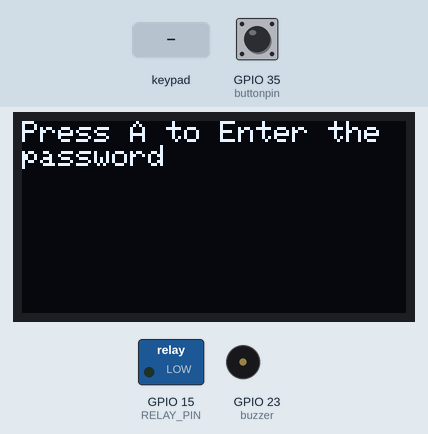
A sketch run on a simulated ESP32. Shown: 128×64 one-colour display, switched loads named in the sketch (green lamp = pin HIGH), buzzer (waves = sounding, pin HIGH). The test bench sets the inputs (shaded band); at power-on: GPIO 35 (buttonpin) LOW. Nothing arrives over Bluetooth unless stated.

Above: at 2.0 s.
2.1 s: keypad keys 0 1 5 6 C A B # pressed 0.4 s apart
At 6.2 s:
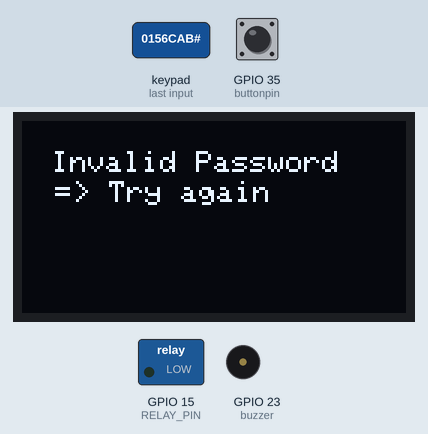
6.8 s: key '#' pressed
At 8.5 s:
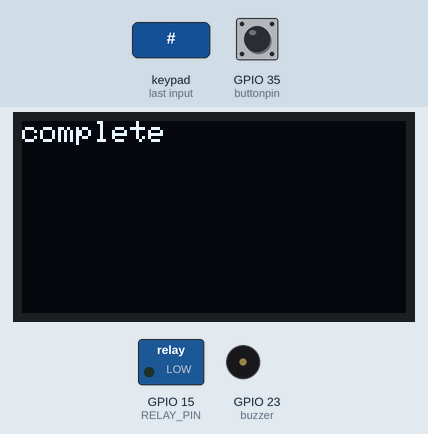
8.8 s: keypad keys 1 3 9 7 2 2 2 * pressed 0.4 s apart
At 13.0 s:
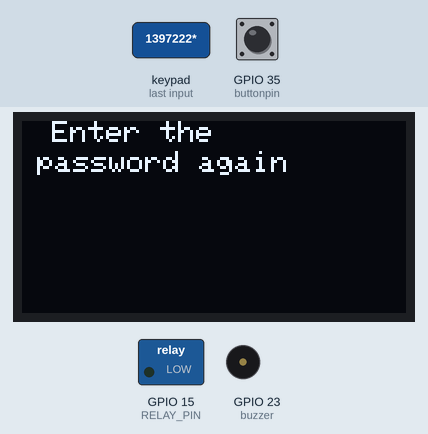
13.5 s: keypad keys 5 6 4 2 C D # pressed 0.4 s apart
At 17.6 s:
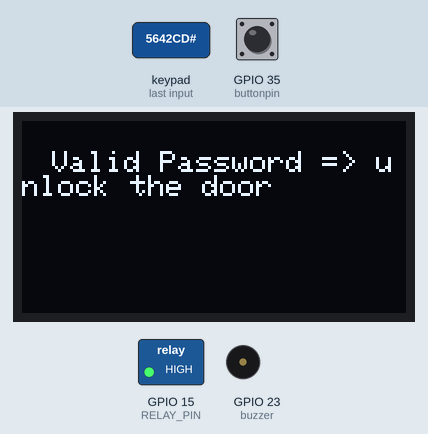
18.0 s: key '1' pressed
At 20.8 s:
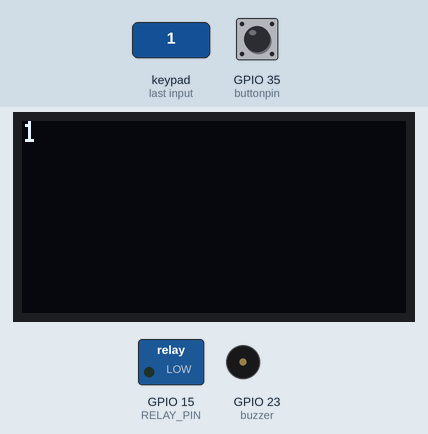
21.0 s: key 'A' pressed
At 22.0 s:
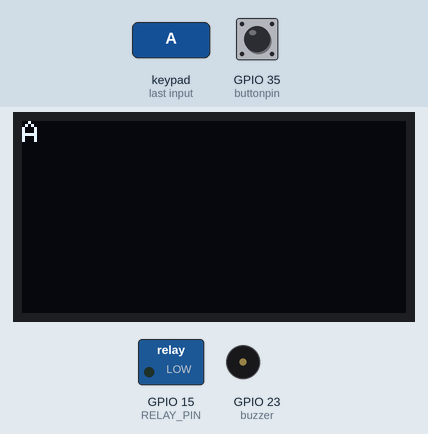
Timing chart, 0 to 23.5 s (numbered marks = the images above; inputs shaded):
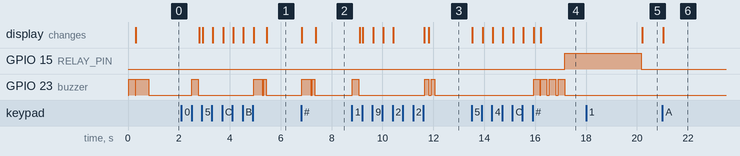

The sketch:

Rough_04_BT.ino
```cpp
#include "pass.h"


int buttonpin = 35;
int buttonstate = 0;
char keyevent;
char firstevent = '1';
void setup() {
  pinMode(buttonpin , INPUT);
  screen();
  setup_p();
  digitalWrite(buzzer , HIGH);   //
  delay(500);                    // long beep  (initiate)
  digitalWrite(buzzer, LOW);     //


  }


void loop() {
  // put your main code here, to run repeatedly:
  buttonstate = digitalRead(buttonpin);
  keyevent = keypad.getKey();
  if (keyevent == firstevent){
    setup_p();
    loop_p();
    display.clearDisplay();
    display.setCursor(0, 0);
    display.println("complete");
    display.display();

  }
  else if (buttonstate == HIGH){
    digitalWrite(buzzer , HIGH);   //
    delay(100);                    // short beep
    digitalWrite(buzzer, LOW);     //
    digitalWrite(RELAY_PIN, HIGH);  // unlock the door for 20 seconds
    delay(3000);
    digitalWrite(RELAY_PIN, LOW); // lock the door
  }
  else {
    loop_b();
  }


}
```

pass.h
```cpp
/*
   This ESP32 code is created by esp32io.com

   This ESP32 code is released in the public domain

   For more detail (instruction and wiring diagram), visit https://esp32io.com/tutorials/esp32-door-lock-system-using-password
*/

#include <Keypad.h>
#include "BluetoothSerial.h"

BluetoothSerial SerialBT;
String Data;


#include <Wire.h>
#include <Adafruit_SSD1306.h>

#define SCREEN_WIDTH 128 // OLED display width, in pixels
#define SCREEN_HEIGHT 64 // OLED display height, in pixels

#define I2C_SDA 2
#define I2C_SCL 4


// Declaration for an SSD1306 display connected to I2C (SDA, SCL pins)
#define OLED_RESET     4 // Reset pin # (or -1 if sharing Arduino reset pin)
Adafruit_SSD1306 display(SCREEN_WIDTH, SCREEN_HEIGHT, &Wire, OLED_RESET);


bool pcomplete = false;
#define buzzer 23 //buzzer pin

int RELAY_PIN = 15 ;// ESP32 pin GIOP14 connected to the IN pin of relay
#define ROW_NUM     4  // four rows
#define COLUMN_NUM  4  // four columns

char keys[ROW_NUM][COLUMN_NUM] = {
  {'1', '2', '3', 'A'},
  {'4', '5', '6', 'B'},
  {'7', '8', '9', 'C'},
  {'*', '0', '#', 'D'}
};

byte pin_rows[ROW_NUM] = {13, 12, 14, 27}; // GIOP19, GIOP18, GIOP5, GIOP17 connect to the row pins
byte pin_column[COLUMN_NUM] = {26, 25, 33, 32}; // GIOP16, GIOP4, GIOP0, GIOP2 connect to the column pins

Keypad keypad = Keypad( makeKeymap(keys), pin_rows, pin_column, ROW_NUM, COLUMN_NUM );

const String password_1 = "0156CAB"; // change your password here
const String password_2 = "5642CD";  // change your password here
const String password_3 = "545423";  // change your password here
String input_password;

void setup_p() {
  Serial.begin(9600);
  SerialBT.begin("ESP32-Bluetooth");
  input_password.reserve(32); // maximum input characters is 32
  pinMode(RELAY_PIN, OUTPUT);
  pinMode(buzzer, OUTPUT);
  digitalWrite(RELAY_PIN, LOW); // lock the door
  digitalWrite(buzzer , HIGH);   //
  delay(250);                    // short beep  (keyevent)
  digitalWrite(buzzer, LOW);     //
  display.clearDisplay();
  display.setCursor(0, 0);
  display.println("Press A to Enter the password");
  display.display();
}

void screen() {
  // put your setup code here, to run once:

  Wire.begin(I2C_SDA, I2C_SCL);

  // SSD1306_SWITCHCAPVCC = generate display voltage from 3.3V internally
  if (!display.begin(SSD1306_SWITCHCAPVCC, 0x3C)) { // Address 0x3D for 128x64
    Serial.println(F("SSD1306 allocation failed"));
    for (;;); // Don't proceed, loop forever
  }
  display.setTextSize(1);
  display.setTextColor(WHITE);

}


bool pass() {


  char key = keypad.getKey();
  pcomplete = false;

  if (key) {
    display.clearDisplay();
    display.setCursor(0, 0);
    display.println(key);
    display.display();

    if (key == '*') {
      input_password = ""; // reset the input password
      display.clearDisplay();
      display.setCursor(10,0);
      display.println("Enter the ");
      display.setCursor(5,10);
      display.println("password again");
      display.display();
      digitalWrite(buzzer, HIGH);
      delay(150);
      digitalWrite(buzzer, LOW);
      delay(100);
      digitalWrite(buzzer, HIGH);
      delay(150);
      digitalWrite(buzzer, LOW);

    } else if (key == '#') {
      digitalWrite(buzzer , HIGH);
      delay(250);
      digitalWrite(buzzer, LOW);
      if (input_password == password_1 || input_password == password_2 || input_password == password_3) {
        display.clearDisplay();
        display.setCursor(10, 10);
        display.println("Valid Password => unlock the door");
        display.display();
        digitalWrite(buzzer, HIGH);//
        delay(250);                //
        digitalWrite(buzzer, LOW); //
        delay(100);                //
        digitalWrite(buzzer, HIGH);//
        delay(250);                //
        digitalWrite(buzzer, LOW); //
        delay(100);                //
        digitalWrite(buzzer, HIGH);//
        delay(250);                //
        digitalWrite(buzzer, LOW); //
        digitalWrite(RELAY_PIN, HIGH);  // unlock the door for 20 seconds
        delay(3000);
        digitalWrite(RELAY_PIN, LOW); // lock the door
        pcomplete = true;
      } else {
        digitalWrite(buzzer, HIGH);//
        delay(100);                //
        digitalWrite(buzzer, LOW); //
        delay(50);                 //
        digitalWrite(buzzer, HIGH);//
        delay(100);                //
        digitalWrite(buzzer, LOW); //
        display.clearDisplay();
        display.setCursor(10, 10);
        display.println("Invalid Password");
        display.setCursor(5, 20);
        display.println(" => Try again");
        display.display();
        pcomplete = true;

      }

      input_password = ""; // reset the input password
    } else {
      input_password += key; // append new character to input password string
    }

  }
  return pcomplete;
}

void loop_p() {
  display.clearDisplay();
  display.setCursor(0, 0);
  display.println("Enter the password");
  display.display();
  while (!pass()) {
    pass();
  }


}

void loop_b() {

  if (SerialBT.available()) {
    //Read Password
    while (SerialBT.available()) {
      char c = SerialBT.read();
      Data += c;
    }

    if (Data == password_1 || Data == password_2 || Data == password_3) {
        display.clearDisplay();
        display.setCursor(10, 10);
        display.println("Valid Password => unlock the door");
        display.display();
        digitalWrite(buzzer, HIGH);//
        delay(250);                //
        digitalWrite(buzzer, LOW); //
        delay(100);                //
        digitalWrite(buzzer, HIGH);//
        delay(250);                //
        digitalWrite(buzzer, LOW); //
        delay(100);                //
        digitalWrite(buzzer, HIGH);//
        delay(250);                //
        digitalWrite(buzzer, LOW); //
        digitalWrite(RELAY_PIN, HIGH);  // unlock the door for 20 seconds
        delay(3000);
        digitalWrite(RELAY_PIN, LOW); // lock the door
    } else {
      // Incorrect Password
      SerialBT.print("Wrong Password");
      delay(1000);
    }
  }
  //Reset
  Data = "";
}
```

Measured:
- after the input at 2.1 s, GPIO 23 (buzzer): goes HIGH 0.25 s, LOW 2.2 s, HIGH 0.35 s, LOW 0.05 s, HIGH 0.10 s, then LOW, starting after 0.40 s; the display: first changes after 0.71 s (image 1 shows a later state)
- after the input at 6.8 s, GPIO 23 (buzzer): LOW → HIGH at once, → LOW 0.35 s later, → HIGH 0.05 s later, → LOW 0.10 s later; the display: first changes at once (image 2 shows a later state)
- after the input at 8.8 s, GPIO 23 (buzzer): goes HIGH 0.25 s, LOW 2.6 s, HIGH 0.15 s, LOW 0.10 s, HIGH 0.15 s, then LOW, starting at once; the display: first changes after 0.31 s (image 3 shows a later state)
- after the input at 13.5 s, GPIO 15 (RELAY_PIN): LOW → HIGH after 3.7 s; the display: first changes at once (image 4 shows a later state)
- after the input at 18.0 s, the display: changes after 2.2 s (image 5)
- after the input at 21.0 s, the display: changes at once (image 6)
